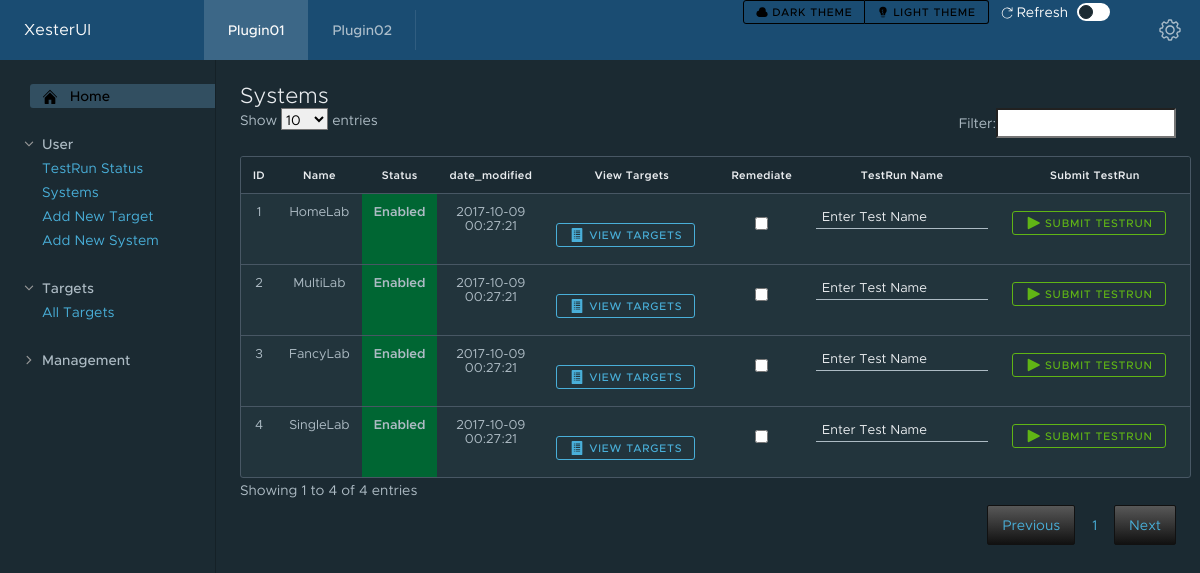
Page /UI/systems.php on the committed database.
### tables this page shows
CREATE TABLE SYSTEMS (
  ID int(11) NOT NULL AUTO_INCREMENT,
  SYSTEM_Name varchar(255) NOT NULL,
  STATUS_ID int(11) NOT NULL,
  PRIMARY KEY (ID),  
  FOREIGN KEY(STATUS_ID) REFERENCES STATUS(ID),
  date_modified TIMESTAMP NOT NULL DEFAULT CURRENT_TIMESTAMP ON UPDATE CURRENT_TIMESTAMP
);

CREATE TABLE STATUS (
  ID int(11) NOT NULL AUTO_INCREMENT,
  Status varchar(50) NOT NULL,
  HtmlColor varchar(10) Not NULL,
  HTML_Description varchar(20) Not NULL,
  PRIMARY KEY (ID),
  UNIQUE (Status),
  date_modified TIMESTAMP NOT NULL DEFAULT CURRENT_TIMESTAMP ON UPDATE CURRENT_TIMESTAMP
);

### UI/systems.php (the view, shortened to what this page needs)
<!DOCTYPE html>
<html lang="en">
<?php
	require_once 'components/header.php';
?>
<?php
if (!empty($_GET['TestName'])) {
	$TestName=$_GET['TestName'];
	$System_ID=$_GET['System_ID'];
	if(!empty($_GET['Remediate'])){
		$Remediate=$_GET['Remediate'];
		include 'components/database.php';
		$sql = "insert into testrun (Name,System_ID,STATUS_ID,RESULT_ID,Remediate,Hidden) VALUES ('$TestName','$System_ID','5','6','1',0)";
		$pdo = Database::connect();
		$pdo->query($sql);
		Database::disconnect();
		header("Refresh:0 url=index.php");
	} else {
		include 'components/database.php';
		$sql = "insert into testrun (Name,System_ID,STATUS_ID,RESULT_ID,Hidden) VALUES ('$TestName','$System_ID','5','6',0)";
		$pdo = Database::connect();
		$pdo->query($sql);
		Database::disconnect();
		header("Refresh:0 url=index.php");
	}
} else {
?>
	<div class="content-area">
    <h3>Systems</h3>
				<div class="row">
					<table id="example" class="table compact">
						<thead>
							<tr>
							<th>ID</th>
							<th>Name</th>
							<th>Status</th>
							<th>date_modified</th>
							<th>View Targets</th>
							<th>Remediate</th>
							<th>TestRun Name</th>
							<th>Submit TestRun</th>
							</tr>
						</thead>
						<tbody>
							<?php
							$pdo = Database::connect();
							if (!empty($_GET['System_ID'])) {
								$System_ID=$_GET['System_ID'];
								$sql = "select sys.ID, "
										. "sys.SYSTEM_Name, "
										. "sys.Status_ID, "
										. "sys.date_modified, "
										. "s.Status, "
										. "s.HtmlColor "
									. "from SYSTEMS sys "
									. "join STATUS s on sys.Status_ID=s.ID "
									. "where sys.ID like '$System_ID'";
							} else {
								$sql = "select sys.ID, "
										. "sys.SYSTEM_Name, "
										. "sys.Status_ID, "
										. "sys.date_modified, "
										. "s.Status, "
										. "s.HtmlColor "
									. "from SYSTEMS sys "
									. "join STATUS s on sys.Status_ID=s.ID ";
							}
							foreach ($pdo->query($sql) as $row) {
								echo '<tr>';
								echo '<td>'. $row['ID'] . '</td>';
								echo '<td>'. $row['SYSTEM_Name'] . '</td>';
								echo '<td style=background-color:'. $row['HtmlColor'] . '><b>'. $row['Status'] . '</b></td>';
								echo '<td>'. $row['date_modified'] . '</td>';
								echo '<td><form action="targets.php" method="get"><input type="hidden" name="System_ID" value='.$row['ID'].'><input type="hidden" name="SYSTEM_Name" value='.$row['SYSTEM_Name'].'><button class="btn btn-info btn-sm"><clr-icon class="is-solid" shape="list" size="16"></clr-icon> View Targets</button></form></td>';
								echo '<td><form action="systems.php" method="get"><input type="checkbox" name="Remediate" value="1"></td>';
                                echo '<td><input type="text" name="TestName" value="Enter Test Name"></td>';
                                echo '<td><input type="hidden" name="System_ID" value='.$row['ID'].'><button class="btn btn-success-outline btn-sm"><clr-icon class="is-solid" shape="play" size="16"></clr-icon> Submit TestRun</button></form></td>';
								echo '</tr>';
							}
							?>
						</tbody>
					</table>
		</div>
	</div>
    <nav class="sidenav">
	</nav>
</div>
</body>
<?php
	}
?>
</html>

### UI/components/header.php (shortened to what this page needs)
<!DOCTYPE html>
<html lang="en">
    <head>
		<link rel="stylesheet" href="components/css/clarity-ui-dark.min.css" title="dark" type="text/css" />
		<link rel="alternate stylesheet" href="components/css/clarity-ui.min.css" title="light" type="text/css"/>
        <link rel="stylesheet" href="components/css/clarity-icons.min.css">
        <link rel="stylesheet" href="components/css/custom-datatables.jquery.min.css">
        <link rel="stylesheet" href="components/css/custom-buttons.css">
    </head>
    <body onload="set_style_from_cookie()">
        <div class="main-container">
            <header class="header header-3">
                <div class="branding">
                    <a href="index.php" class="nav-link">
                        <span class="title">XesterUI</span>
                    </a>
                </div>
                <div class="header-nav">
                    <a href="index.php" class="active nav-link nav-text">Plugin01</a>
                    <a href="index.php" class="nav-link nav-text">Plugin02</a>
                </div>
                <div class="header-actions">
                    <div class="btn-group">
                        <button class="btn btn-inverse btn-sm" type="button" onclick="switch_style('dark');return false;" name="theme" value="Dark Theme" id="dark"><clr-icon class="is-solid" size="12" shape="cloud"></clr-icon> Dark Theme</button>
                        <button class="btn btn-inverse btn-sm" type="button" onclick="switch_style('light');return false;" name="theme" value="Light Theme" id="light"><clr-icon class="is-solid" size="12" shape="lightbulb"></clr-icon> Light Theme</button>
                    </div>
                    <div class="toggle-switch">
                        <label for="reloadCB"><clr-icon class="is-solid" size="12" shape="refresh"></clr-icon> Refresh</label>
                    </div>
                    <a href="https://github.com/jpsider/xesterui" class="nav-link nav-icon" target="_blank">
                        <clr-icon shape="cog"></clr-icon>
                    </a>
                </div>
            </header>
	    <div class="content-container">

### rows in the picture
systems: ID "1", SYSTEM_Name "HomeLab", STATUS_ID.Status "Enabled", date_modified "2017-10-09 00:27:21"
systems: ID "2", SYSTEM_Name "MultiLab", STATUS_ID.Status "Enabled", date_modified "2017-10-09 00:27:21"
systems: ID "3", SYSTEM_Name "FancyLab", STATUS_ID.Status "Enabled", date_modified "2017-10-09 00:27:21"
systems: ID "4", SYSTEM_Name "SingleLab", STATUS_ID.Status "Enabled", date_modified "2017-10-09 00:27:21"
